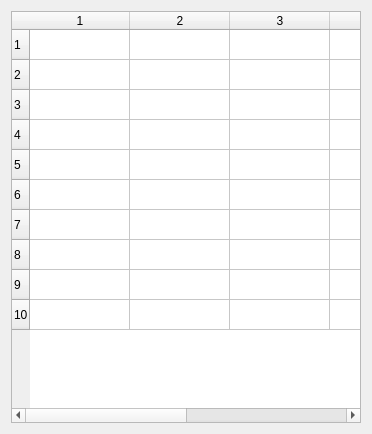
<?xml version="1.0" encoding="UTF-8"?>
<ui version="4.0">
 <class>Form</class>
 <widget class="QWidget" name="Form">
  <property name="geometry">
   <rect>
    <x>0</x>
    <y>0</y>
    <width>372</width>
    <height>434</height>
   </rect>
  </property>
  <property name="windowTitle">
   <string>Form</string>
  </property>
  <layout class="QHBoxLayout" name="horizontalLayout">
   <item>
    <widget class="FilterSortWidgetTable" name="example_table">
     <property name="toolTip">
      <string/>
     </property>
     <property name="ui_filename" stdset="0">
      <string>basic_table_row.ui</string>
     </property>
     <property name="macros_filename" stdset="0">
      <string>basic_table.json</string>
     </property>
     <row/>
     <row/>
     <row/>
     <row/>
     <row/>
     <row/>
     <row/>
     <row/>
     <row/>
     <row/>
     <column/>
     <column/>
     <column/>
     <column/>
     <column/>
     <column/>
     <item row="0" column="1"/>
     <item row="0" column="2"/>
     <item row="0" column="3"/>
     <item row="0" column="4"/>
     <item row="0" column="5"/>
     <item row="1" column="1"/>
     <item row="1" column="2"/>
     <item row="1" column="3"/>
     <item row="1" column="4"/>
     <item row="1" column="5"/>
     <item row="2" column="1"/>
     <item row="2" column="2"/>
     <item row="2" column="3"/>
     <item row="2" column="4"/>
     <item row="2" column="5"/>
     <item row="3" column="1"/>
     <item row="3" column="2"/>
     <item row="3" column="3"/>
     <item row="3" column="4"/>
     <item row="3" column="5"/>
     <item row="4" column="1"/>
     <item row="4" column="2"/>
     <item row="4" column="3"/>
     <item row="4" column="4"/>
     <item row="4" column="5"/>
     <item row="5" column="1"/>
     <item row="5" column="2"/>
     <item row="5" column="3"/>
     <item row="5" column="4"/>
     <item row="5" column="5"/>
     <item row="6" column="1"/>
     <item row="6" column="2"/>
     <item row="6" column="3"/>
     <item row="6" column="4"/>
     <item row="6" column="5"/>
     <item row="7" column="1"/>
     <item row="7" column="2"/>
     <item row="7" column="3"/>
     <item row="7" column="4"/>
     <item row="7" column="5"/>
     <item row="8" column="1"/>
     <item row="8" column="2"/>
     <item row="8" column="3"/>
     <item row="8" column="4"/>
     <item row="8" column="5"/>
     <item row="9" column="1"/>
     <item row="9" column="2"/>
     <item row="9" column="3"/>
     <item row="9" column="4"/>
     <item row="9" column="5"/>
    </widget>
   </item>
  </layout>
 </widget>
 <customwidgets>
  <customwidget>
   <class>FilterSortWidgetTable</class>
   <extends>QTableWidget</extends>
   <header>pcdswidgets.table</header>
  </customwidget>
 </customwidgets>
 <resources/>
 <connections/>
</ui>
